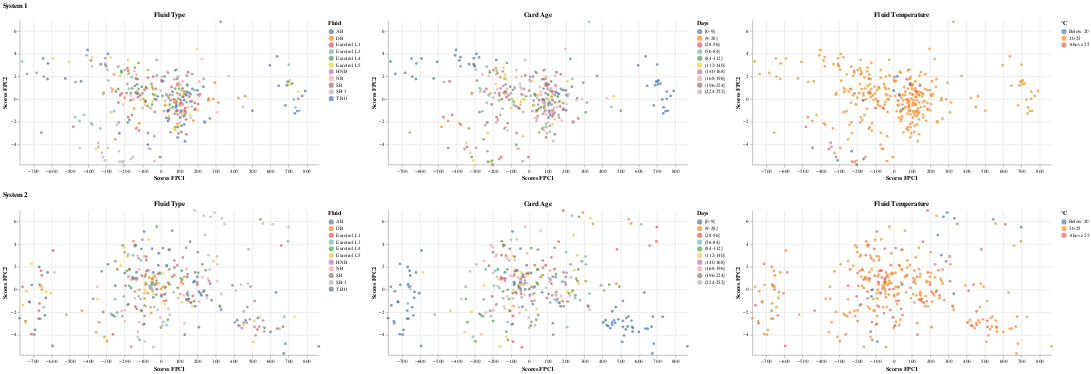

Write notebook code for a chart like this one.
### Markdown cell above
### System 1 versus System 2: Sensor B - Cal Window

### Code cell
pc_scores_s1_B_cal_window, pc_scores_s2_B_cal_window,fpca_s1_B_cal_window,fpca_s2_B_cal_window = fpca_two_inputs(B1_cal_window_combine_balanced.iloc[:,:-6], B2_cal_window_combine_balanced.iloc[:,:-6], color_fpc1_s1='tab:blue', color_fpc2_s1='tab:cyan', color_fpc1_s2='tab:orange', color_fpc2_s2='gold')
print("--------------------------------------------------- Bootstrap -------------------------------------------------------------------------------------------")
bc1,bc2 = bootstrap(B1_cal_window_combine_balanced, B2_cal_window_combine_balanced,"B","cal_window",features="FluidType")
print("--------------------------------------------------- PCA Scores -------------------------------------------------------------------------------------------")
create_pc_scores_plots(pc_scores_s1_B_cal_window, pc_scores_s2_B_cal_window, B1_cal_window_combine_balanced, B2_cal_window_combine_balanced,features="FluidType")

### Figure 1 — Vega-Lite specification as saved in the notebook (floating-point values rounded to 4 significant figures; data arrays with more than 128 entries replaced by an {"elided": "..."} marker saying what was removed)
{"config": {"view": {"continuousWidth": 300, "continuousHeight": 300, "stroke": null}}, "vconcat": [{"hconcat": [{"mark": {"type": "circle"}, "encoding": {"color": {"field": "FluidType", "scale": {"scheme": "tableau10"}, "title": "Fluid", "type": "nominal"}, "tooltip": [{"field": "TestID", "type": "quantitative"}, {"field": "PC1_Scores", "type": "quantitative"}, {"field": "PC2_Scores", "type": "quantitative"}, {"field": "FluidType", "title": "Fluid Type", "type": "nominal"}], "x": {"field": "PC1_Scores", "scale": {"domain": [-775.1, 865.7]}, "title": "Scores FPC1", "type": "quantitative"}, "y": {"field": "PC2_Scores", "scale": {"domain": [-5.793, 6.946]}, "title": "Scores FPC2", "type": "quantitative"}}, "height": 280, "title": "Fluid Type", "width": 580}, {"mark": {"type": "circle"}, "encoding": {"color": {"field": "CardAgeBin", "scale": {"scheme": "tableau10"}, "sort": ["[0-9]", "(9-28]", "(28-56]", "(56-84]", "(84-112]", "(112-140]", "(140-168]", "(168-196]", "(196-224]", "(224-252]"], "title": "Days", "type": "ordinal"}, "tooltip": [{"field": "TestID", "type": "quantitative"}, {"field": "PC1_Scores", "type": "quantitative"}, {"field": "PC2_Scores", "type": "quantitative"}, {"field": "CardAgeBin", "title": "Card Age", "type": "ordinal"}], "x": {"field": "PC1_Scores", "scale": {"domain": [-775.1, 865.7]}, "title": "Scores FPC1", "type": "quantitative"}, "y": {"field": "PC2_Scores", "scale": {"domain": [-5.793, 6.946]}, "title": "Scores FPC2", "type": "quantitative"}}, "height": 280, "title": "Card Age", "width": 580}, {"mark": {"type": "circle"}, "encoding": {"color": {"field": "FluidTempBin", "scale": {"domain": ["Below 20", "20-25", "Above 25"], "range": ["#4e79a7", "#f28e2b", "#e16759"]}, "sort": ["Below 20", "20-25", "Above 25"], "title": "°C", "type": "ordinal"}, "tooltip": [{"field": "TestID", "type": "quantitative"}, {"field": "PC1_Scores", "type": "quantitative"}, {"field": "PC2_Scores", "type": "quantitative"}, {"field": "FluidTempBin", "title": "Fluid Temperature", "type": "ordinal"}], "x": {"field": "PC1_Scores", "scale": {"domain": [-775.1, 865.7]}, "title": "Scores FPC1", "type": "quantitative"}, "y": {"field": "PC2_Scores", "scale": {"domain": [-5.793, 6.946]}, "title": "Scores FPC2", "type": "quantitative"}}, "height": 280, "title": "Fluid Temperature", "width": 580}], "data": {"name": "data-1ec315083b39956621c2fa9ed9b930c3"}, "resolve": {"scale": {"color": "independent"}}, "title": "System 1"}, {"hconcat": [{"mark": {"type": "circle"}, "encoding": {"color": {"field": "FluidType", "scale": {"scheme": "tableau10"}, "title": "Fluid", "type": "nominal"}, "tooltip": [{"field": "TestID", "type": "quantitative"}, {"field": "PC1_Scores", "type": "quantitative"}, {"field": "PC2_Scores", "type": "quantitative"}, {"field": "FluidType", "title": "Fluid Type", "type": "nominal"}], "x": {"field": "PC1_Scores", "scale": {"domain": [-775.1, 865.7]}, "title": "Scores FPC1", "type": "quantitative"}, "y": {"field": "PC2_Scores", "scale": {"domain": [-5.793, 6.946]}, "title": "Scores FPC2", "type": "quantitative"}}, "height": 280, "title": "Fluid Type", "width": 580}, {"mark": {"type": "circle"}, "encoding": {"color": {"field": "CardAgeBin", "scale": {"scheme": "tableau10"}, "sort": ["[0-9]", "(9-28]", "(28-56]", "(56-84]", "(84-112]", "(112-140]", "(140-168]", "(168-196]", "(196-224]", "(224-252]"], "title": "Days", "type": "ordinal"}, "tooltip": [{"field": "TestID", "type": "quantitative"}, {"field": "PC1_Scores", "type": "quantitative"}, {"field": "PC2_Scores", "type": "quantitative"}, {"field": "CardAgeBin", "title": "Card Age", "type": "ordinal"}], "x": {"field": "PC1_Scores", "scale": {"domain": [-775.1, 865.7]}, "title": "Scores FPC1", "type": "quantitative"}, "y": {"field": "PC2_Scores", "scale": {"domain": [-5.793, 6.946]}, "title": "Scores FPC2", "type": "quantitative"}}, "height": 280, "title": "Card Age", "width": 580}, {"mark": {"type": "circle"}, "encoding": {"color": {"field": "FluidTempBin", "scale": {"domain": ["Below 20", "20-25", "Above 25"], "range": ["#4e79a7", "#f28e2b", "#e16759"]}, "sort": ["Below 20", "20-25", "Above 25"], "title": "°C", "type": "ordinal"}, "tooltip": [{"field": "TestID", "type": "quantitative"}, {"field": "PC1_Scores", "type": "quantitative"}, {"field": "PC2_Scores", "type": "quantitative"}, {"field": "FluidTempBin", "title": "Fluid Temperature", "type": "ordinal"}], "x": {"field": "PC1_Scores", "scale": {"domain": [-775.1, 865.7]}, "title": "Scores FPC1", "type": "quantitative"}, "y": {"field": "PC2_Scores", "scale": {"domain": [-5.793, 6.946]}, "title": "Scores FPC2", "type": "quantitative"}}, "height": 280, "title": "Fluid Temperature", "width": 580}], "data": {"name": "data-3373fed2ba24dceed2e2474d9b4a5884"}, "resolve": {"scale": {"color": "independent"}}, "title": "System 2"}], "$schema": "https://vega.github.io/schema/vega-lite/v5.16.3.json", "datasets": {"data-1ec315083b39956621c2fa9ed9b930c3": {"elided": "330 records"}, "data-3373fed2ba24dceed2e2474d9b4a5884": {"elided": "330 records"}}}
